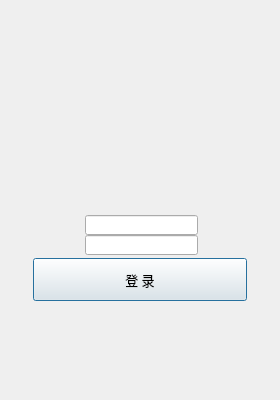
<?xml version="1.0" encoding="UTF-8"?>
<ui version="4.0">
 <class>LoginDialog</class>
 <widget class="QDialog" name="LoginDialog">
  <property name="geometry">
   <rect>
    <x>0</x>
    <y>0</y>
    <width>280</width>
    <height>400</height>
   </rect>
  </property>
  <property name="windowTitle">
   <string>Dialog</string>
  </property>
  <widget class="QLabel" name="label">
   <property name="geometry">
    <rect>
     <x>0</x>
     <y>0</y>
     <width>280</width>
     <height>400</height>
    </rect>
   </property>
   <property name="frameShape">
    <enum>QFrame::NoFrame</enum>
   </property>
   <property name="frameShadow">
    <enum>QFrame::Sunken</enum>
   </property>
   <property name="text">
    <string/>
   </property>
   <property name="pixmap">
    <pixmap>login.jpg</pixmap>
   </property>
  </widget>
  <widget class="QLineEdit" name="usrLineEdit">
   <property name="geometry">
    <rect>
     <x>85</x>
     <y>215</y>
     <width>113</width>
     <height>20</height>
    </rect>
   </property>
   <property name="font">
    <font>
     <family>微软雅黑</family>
     <pointsize>10</pointsize>
    </font>
   </property>
   <property name="alignment">
    <set>Qt::AlignCenter</set>
   </property>
  </widget>
  <widget class="QLineEdit" name="pwdLineEdit">
   <property name="geometry">
    <rect>
     <x>85</x>
     <y>235</y>
     <width>113</width>
     <height>20</height>
    </rect>
   </property>
   <property name="alignment">
    <set>Qt::AlignCenter</set>
   </property>
  </widget>
  <widget class="QPushButton" name="LoginPushButton">
   <property name="geometry">
    <rect>
     <x>33</x>
     <y>258</y>
     <width>214</width>
     <height>43</height>
    </rect>
   </property>
   <property name="font">
    <font>
     <family>微软雅黑</family>
     <pointsize>10</pointsize>
    </font>
   </property>
   <property name="text">
    <string>登 录</string>
   </property>
  </widget>
 </widget>
 <resources/>
 <connections/>
</ui>
